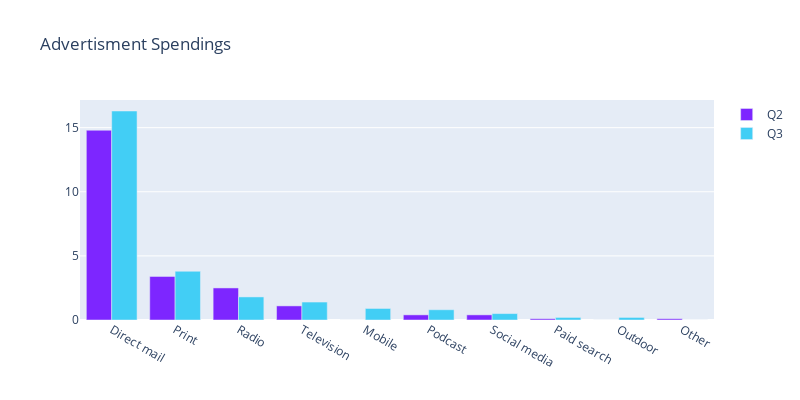

Notebook source saved alongside this figure:
### Code cell
fig.show()

### Figure 1 — Plotly figure (JSON) as saved in the notebook; plotly's stock layout.template omitted (floating-point values rounded to 4 significant figures)
{"data": [{"marker": {"color": "rgb(125, 38, 255)"}, "name": "Q2", "type": "bar", "x": ["Direct mail", "Print", "Radio", "Television", "Mobile", "Podcast", "Social media", "Paid search", "Outdoor", "Other"], "y": [14.8, 3.4, 2.5, 1.1, 0, 0.4, 0.4, 0.1, 0, 0.1]}, {"marker": {"color": "rgb(66, 206, 245)"}, "name": "Q3", "type": "bar", "x": ["Direct mail", "Print", "Radio", "Television", "Mobile", "Podcast", "Social media", "Paid search", "Outdoor", "Other"], "y": [16.3, 3.8, 1.8, 1.4, 0.9, 0.8, 0.5, 0.2, 0.2, 0]}], "layout": {"height": 400, "title": {"text": "Advertisment Spendings"}, "width": 800, "xaxis": {"autorange": true, "range": [-0.5, 9.5], "type": "category"}, "yaxis": {"autorange": true, "range": [0, 17.16], "type": "linear"}}}
